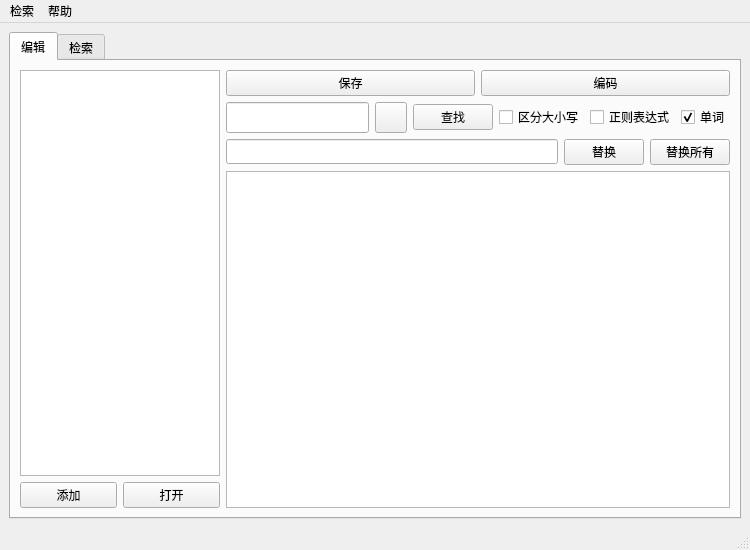
<?xml version="1.0" encoding="UTF-8"?>
<ui version="4.0">
 <class>main_window</class>
 <widget class="QMainWindow" name="main_window">
  <property name="windowModality">
   <enum>Qt::NonModal</enum>
  </property>
  <property name="geometry">
   <rect>
    <x>0</x>
    <y>0</y>
    <width>750</width>
    <height>550</height>
   </rect>
  </property>
  <property name="font">
   <font>
    <family>微软雅黑</family>
   </font>
  </property>
  <property name="windowTitle">
   <string>面向英文文献的编辑与检索系统</string>
  </property>
  <property name="documentMode">
   <bool>false</bool>
  </property>
  <widget class="QWidget" name="centralwidget">
   <layout class="QGridLayout" name="gridLayout_2">
    <item row="0" column="0">
     <widget class="QTabWidget" name="tabWidget">
      <property name="currentIndex">
       <number>0</number>
      </property>
      <widget class="QWidget" name="tab_edit">
       <attribute name="title">
        <string>编辑</string>
       </attribute>
       <layout class="QGridLayout" name="gridLayout">
        <item row="0" column="0">
         <layout class="QHBoxLayout" name="container">
          <item>
           <layout class="QVBoxLayout" name="left">
            <property name="sizeConstraint">
             <enum>QLayout::SetDefaultConstraint</enum>
            </property>
            <item>
             <widget class="QListWidget" name="list_files">
              <property name="minimumSize">
               <size>
                <width>200</width>
                <height>0</height>
               </size>
              </property>
              <property name="maximumSize">
               <size>
                <width>200</width>
                <height>16777215</height>
               </size>
              </property>
             </widget>
            </item>
            <item>
             <layout class="QHBoxLayout" name="container_4">
              <item>
               <widget class="QPushButton" name="button_add">
                <property name="text">
                 <string>添加</string>
                </property>
               </widget>
              </item>
              <item>
               <widget class="QPushButton" name="button_open">
                <property name="text">
                 <string>打开</string>
                </property>
               </widget>
              </item>
             </layout>
            </item>
           </layout>
          </item>
          <item>
           <layout class="QVBoxLayout" name="right">
            <item>
             <layout class="QHBoxLayout" name="container_5">
              <property name="bottomMargin">
               <number>0</number>
              </property>
              <item>
               <widget class="QPushButton" name="button_save">
                <property name="text">
                 <string>保存</string>
                </property>
                <property name="icon">
                 <iconset>
                  <normalon>:/icon/img/save.png</normalon>
                 </iconset>
                </property>
                <property name="iconSize">
                 <size>
                  <width>24</width>
                  <height>24</height>
                 </size>
                </property>
               </widget>
              </item>
              <item>
               <widget class="QPushButton" name="button_encode">
                <property name="text">
                 <string>编码</string>
                </property>
               </widget>
              </item>
             </layout>
            </item>
            <item>
             <layout class="QHBoxLayout" name="container_2" stretch="0,0,0,0,0,0">
              <property name="leftMargin">
               <number>0</number>
              </property>
              <property name="bottomMargin">
               <number>0</number>
              </property>
              <item>
               <widget class="QLineEdit" name="edit_search">
                <property name="sizePolicy">
                 <sizepolicy hsizetype="Expanding" vsizetype="Preferred">
                  <horstretch>0</horstretch>
                  <verstretch>0</verstretch>
                 </sizepolicy>
                </property>
                <property name="dragEnabled">
                 <bool>true</bool>
                </property>
               </widget>
              </item>
              <item>
               <widget class="QToolButton" name="button_search_clear">
                <property name="sizePolicy">
                 <sizepolicy hsizetype="Fixed" vsizetype="Preferred">
                  <horstretch>0</horstretch>
                  <verstretch>0</verstretch>
                 </sizepolicy>
                </property>
                <property name="text">
                 <string/>
                </property>
                <property name="icon">
                 <iconset>
                  <normalon>:/icon/img/clear.png</normalon>
                 </iconset>
                </property>
                <property name="iconSize">
                 <size>
                  <width>24</width>
                  <height>24</height>
                 </size>
                </property>
               </widget>
              </item>
              <item>
               <widget class="QPushButton" name="button_search">
                <property name="text">
                 <string>查找</string>
                </property>
                <property name="icon">
                 <iconset>
                  <normalon>:/icon/img/search.png</normalon>
                 </iconset>
                </property>
                <property name="iconSize">
                 <size>
                  <width>24</width>
                  <height>24</height>
                 </size>
                </property>
               </widget>
              </item>
              <item>
               <widget class="QCheckBox" name="checkbox_match_case">
                <property name="text">
                 <string>区分大小写</string>
                </property>
               </widget>
              </item>
              <item>
               <widget class="QCheckBox" name="checkbox_regex">
                <property name="text">
                 <string>正则表达式</string>
                </property>
               </widget>
              </item>
              <item>
               <widget class="QCheckBox" name="checkbox_words">
                <property name="text">
                 <string>单词</string>
                </property>
                <property name="checked">
                 <bool>true</bool>
                </property>
               </widget>
              </item>
             </layout>
            </item>
            <item>
             <layout class="QHBoxLayout" name="container_3" stretch="0,0,0">
              <property name="leftMargin">
               <number>0</number>
              </property>
              <property name="bottomMargin">
               <number>0</number>
              </property>
              <item>
               <widget class="QLineEdit" name="edit_replace"/>
              </item>
              <item>
               <widget class="QPushButton" name="button_replace">
                <property name="text">
                 <string>替换</string>
                </property>
               </widget>
              </item>
              <item>
               <widget class="QPushButton" name="button_replace_all">
                <property name="text">
                 <string>替换所有</string>
                </property>
               </widget>
              </item>
             </layout>
            </item>
            <item>
             <widget class="QTextEdit" name="edit_text"/>
            </item>
           </layout>
          </item>
         </layout>
        </item>
       </layout>
      </widget>
      <widget class="QWidget" name="tab_index">
       <attribute name="title">
        <string>检索</string>
       </attribute>
       <layout class="QGridLayout" name="gridLayout_3">
        <item row="0" column="0">
         <layout class="QHBoxLayout" name="container_6">
          <item>
           <layout class="QVBoxLayout" name="container_7">
            <item>
             <layout class="QHBoxLayout" name="container_8">
              <item>
               <widget class="QLineEdit" name="edit_index"/>
              </item>
              <item>
               <widget class="QCheckBox" name="checkbox_match_case_index">
                <property name="text">
                 <string>区分大小写</string>
                </property>
                <property name="checked">
                 <bool>true</bool>
                </property>
               </widget>
              </item>
              <item>
               <widget class="QPushButton" name="button_index">
                <property name="text">
                 <string>检索</string>
                </property>
               </widget>
              </item>
              <item>
               <widget class="QPushButton" name="button_refresh_index">
                <property name="text">
                 <string>刷新索引</string>
                </property>
               </widget>
              </item>
             </layout>
            </item>
            <item>
             <layout class="QHBoxLayout" name="container_9">
              <item>
               <widget class="QListWidget" name="list_results">
                <property name="minimumSize">
                 <size>
                  <width>200</width>
                  <height>0</height>
                 </size>
                </property>
                <property name="maximumSize">
                 <size>
                  <width>200</width>
                  <height>16777215</height>
                 </size>
                </property>
               </widget>
              </item>
              <item>
               <widget class="QTextBrowser" name="browse_text">
                <property name="maximumSize">
                 <size>
                  <width>16777215</width>
                  <height>16777215</height>
                 </size>
                </property>
               </widget>
              </item>
             </layout>
            </item>
           </layout>
          </item>
         </layout>
        </item>
       </layout>
      </widget>
     </widget>
    </item>
   </layout>
  </widget>
  <widget class="QMenuBar" name="menubar">
   <property name="geometry">
    <rect>
     <x>0</x>
     <y>0</y>
     <width>750</width>
     <height>23</height>
    </rect>
   </property>
   <widget class="QMenu" name="menu">
    <property name="title">
     <string>检索</string>
    </property>
    <addaction name="action_freq"/>
   </widget>
   <widget class="QMenu" name="menu_2">
    <property name="title">
     <string>帮助</string>
    </property>
    <addaction name="action_about"/>
   </widget>
   <addaction name="menu"/>
   <addaction name="menu_2"/>
  </widget>
  <widget class="QStatusBar" name="statusbar"/>
  <action name="action_freq">
   <property name="text">
    <string>词汇出现频率</string>
   </property>
  </action>
  <action name="action_about">
   <property name="text">
    <string>关于</string>
   </property>
  </action>
 </widget>
 <resources>
  <include location="res.qrc"/>
 </resources>
 <connections/>
</ui>
